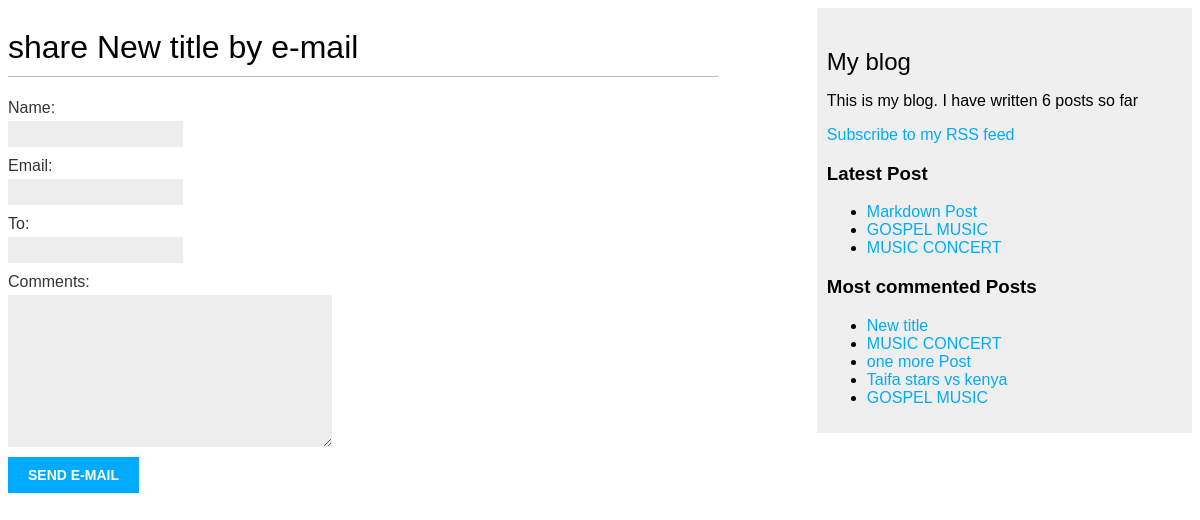
/blog/2/share/, run on the app's committed database.
### blog/models.py (models this page shows, shortened)
class Post(models.Model):
    STATUS_CHOICES = (('draft', 'Draft'), ('published', 'Published'),)
    title = models.CharField(max_length=250)
    slug = models.SlugField(max_length=250, unique_for_date='publish')
    author = models.ForeignKey(User, on_delete=models.CASCADE, related_name='blog_posts')
    body = models.TextField()
    publish = models.DateTimeField(default=timezone.now)
    created = models.DateTimeField(auto_now_add=True)
    updated= models.DateTimeField(auto_now=True)
    status = models.CharField(max_length=10, choices=STATUS_CHOICES, default='draft')
    class Meta:
        ordering = ("-publish",)
    objects = models.Manager() # The default manager
    published = PublishedManager() # Our custom manager
    def get_absolute_url(self):
        return reverse('blog:post_detail',
                        args=[self.publish.year,
                              self.publish.month,
                              self.publish.day, self.slug])
    tags = TaggableManager()

### blog/views.py (the view)
# urls.py: path('<int:post_id>/share/', views.post_share, name='post_share'),
def post_share(request, post_id):
    post = get_object_or_404(Post, id=post_id, status='published')
    sent = False
    if request.method == 'POST':
        form = EmailPostForm(request.POST)
        if form.is_valid():
            cd = form.cleaned_data
            post_url = request.build_absolute_uri(post.get_absolute_url())
            subject = f"{cd['name']} reccomends you read " \
                        f"{post.title}"
            message = f"read {post.title} at {post_url}\n\n" \
                        f"{cd['name']}\'s comments: {cd['comments']}"
            send_mail(subject, message, 'blutusyo.com', [cd['to']])
            sent = True
    else:
        form = EmailPostForm()
    return render(request, 'blog/post/share.html', {'post': post, 'form': form, 'sent': sent })

### blog/forms.py
class EmailPostForm(forms.Form):
    name = forms.CharField(max_length=25)
    email = forms.EmailField()
    to = forms.EmailField()
    comments = forms.CharField(required=False, widget=forms.Textarea)

### blog/models.py (called while the page is built)
    def get_queryset(self):
        return super(PublishedManager, self).get_queryset()\
                                            .filter(status='published')

### blog/templatetags/blog_tags.py (called while the page is built)
@register.simple_tag
def total_posts():
    return Post.published.count()

@register.inclusion_tag('blog/post/latest_posts.html')
def show_latest_posts(count=5):
    latest_posts = Post.published.order_by('-publish')[:count]
    return {'latest_posts': latest_posts}

@register.simple_tag
def get_most_commented_posts(count=5):
    return Post.published.annotate(
                total_comments=Count('comments')
                ).order_by('-total_comments')[:count]

### blog/templates/blog/post/share.html (shortened to what this page needs)
{% extends 'blog/base.html' %}
{% block content %}
    {% if sent %}
        <h1>Email successfully sent</h1>
        <p>{{ post.title }} was successfully sent to {{ form.cleaned_data.to }}</p>
    {% else %}
        <h1>share {{ post.title }} by e-mail</h1>
        <form method="post">
            {{ form.as_p }}
            <input type="submit" value="send e-mail">
        </form>
    {% endif %}
{% endblock %}

### blog/templates/blog/base.html (shortened to what this page needs)
{% load blog_tags %}
{% load static %}
<!DOCTYPE html>
<html>
    <head>
        <link href="{% static "css/blog.css" %}" rel="stylesheet">
    </head>
    <body >
        <div id="content">
            {% block content %}
            {% endblock %}
        </div>
        <div id="sidebar">
            <h2>My blog</h2>
            <p>This is my blog. I have written {% total_posts %} posts so far</p>
            <p>
                <a href='{% url "blog:post_feed" %}'>Subscribe to my RSS feed</a>
            </p>
            <h3>Latest Post</h3>
            {% show_latest_posts 3 %}
            <h3>Most commented Posts</h3>
            {% get_most_commented_posts as most_commented_posts %}
            <ul>
                {% for post in most_commented_posts %}
                    <li>
                        <a href="{{ post.get_absolute_url }}">{{ post.title }}</a>
                    </li>
                {% endfor %}
            </ul>
        </div>
    </body>
</html>

### blog/templates/blog/post/latest_posts.html
<ul>
    {% for post in latest_posts %}
        <li>
            <a href="{{ post.get_absolute_url }}">{{ post.title }}</a>
        </li>
    {% endfor %}
</ul>

### blog/static/css/blog.css (style rules this page uses)
body { margin:1; padding:1; font-family:helvetica, sans-serif }
a { color: #00abff; text-decoration: none; }
h1 { font-weight: normal; border-bottom: 1px solid #bbb; padding: 0 0 10px 0; }
h2 { font-weight: normal; margin: 30px 0 0; }
#content { float: left; width: 60%; padding: 0 0 30px; }
#sidebar { float: right; width: 30%; padding: 10px; background: #efefef; height: 100%; }
label { float: left; clear: both; color: #333; margin-bottom: 4px; }
input, textarea { clear: both; float: left; margin: 0 0 10px; background: #ededed; border: 0; padding: 6px 10px; font-size: 12px; }
input[type=submit] { font-weight: bold; background: #00abff; color: #fff; padding: 10px 20px; font-size: 14px; text-transform: uppercase; }

### data on the page
Post: title "New title"
Post: title "Markdown Post"
Post: title "GOSPEL MUSIC"
Post: title "MUSIC CONCERT"
Post: title "one more Post"
Post: title "Taifa stars vs kenya"
